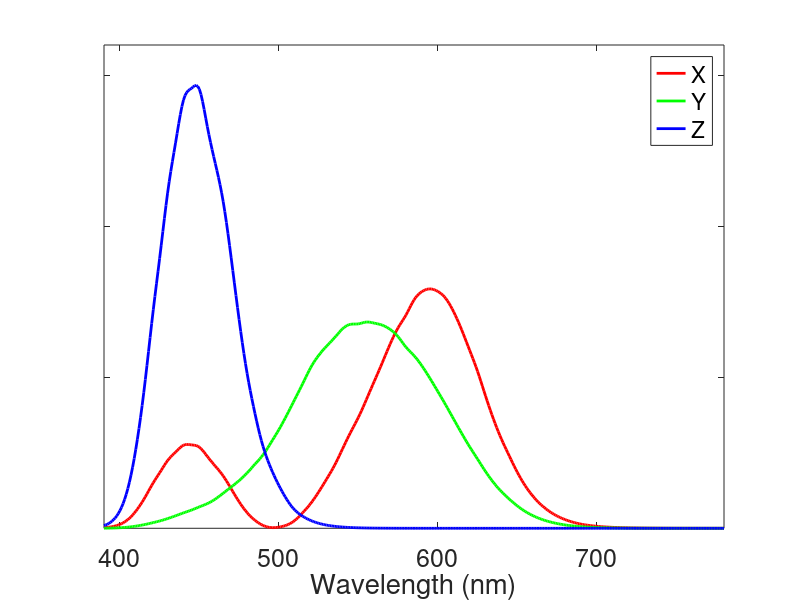

This chart was generated by the following MATLAB code: (Note: this script raises an error after producing the figure.)
% plot XYZ
% created by ACH 01/07/2020

T_xyz = csvread('lin2012xyz10e_1_7sf.csv');
wls_xyz = T_xyz(:, 1);
T_xyz = 683*T_xyz(wls_xyz >= 390 & wls_xyz <= 780, 2:end)';
wls_xyz = wls_xyz(wls_xyz >= 390 & wls_xyz <= 780, 1);
wls_xyz = [];

figure('defaultAxesFontSize',18)
p(1)=plot(390:780,T_xyz(1,:),'r-','LineWidth',2);
hold on;
p(2)=plot(390:780,T_xyz(2,:),'g-','LineWidth',2);
p(3)=plot(390:780,T_xyz(3,:),'b-','LineWidth',2);
yticklabels({''});
legend(p,{'X','Y','Z'});
xlabel('Wavelength (nm)');
xlim([390,780]);

%% and plot RGB

[rgb,M] = XYZToSRGBPrimary(T_xyz);

figure('defaultAxesFontSize',18)
p(1)=plot(390:780,rgb(1,:),'r-','LineWidth',2);
hold on;
p(2)=plot(390:780,rgb(2,:),'g-','LineWidth',2);
p(3)=plot(390:780,rgb(3,:),'b-','LineWidth',2);
yticklabels({''});
legend(p,{'R','G','B'});
xlabel('Wavelength (nm)');
xlim([390,780]);